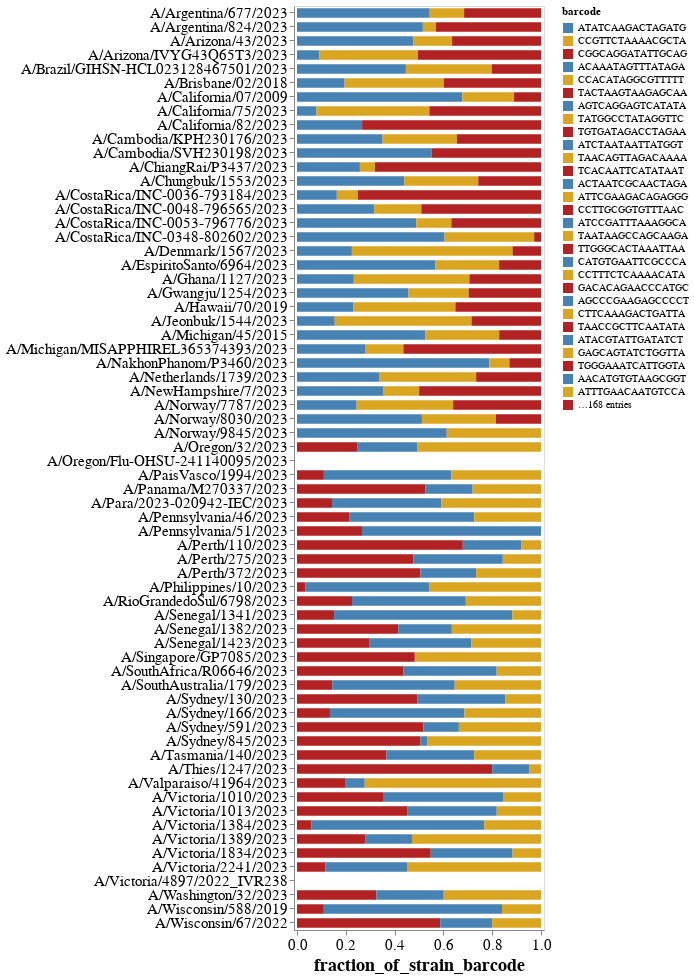

Notebook source saved alongside this figure:
### Code cell
assess_barcodebalancing.plot.barh(x="strain", y="fraction_of_strain_barcode", figsize = (6,40), log=False)


barcode_balance_chart = (
    alt.Chart(assess_barcodebalancing)
    .encode(
        alt.X("fraction_of_strain_barcode", scale=alt.Scale(nice=False, padding=3)),
        alt.Y(
            "strain",
            title=None,
            sort=sample_wells,
        ),
        alt.Color("barcode", sort=sorted(assess_barcodebalancing["strain"].unique())).scale(range = ['steelblue', 'goldenrod','firebrick']),
    )
    .mark_bar(height={"band": 0.75})
    .properties(
        height=alt.Step(14),
        width=250,
    )
    .configure_axis(grid=False,labelFontSize=15,titleFontSize=18,labelLimit=300)
)

barcode_balance_chart

### Figure 1 — Vega-Lite specification as saved in the notebook (floating-point values rounded to 4 significant figures; data arrays with more than 128 entries replaced by an {"elided": "..."} marker saying what was removed)
{"config": {"view": {"continuousWidth": 300, "continuousHeight": 300}, "axis": {"grid": false, "labelFontSize": 15, "labelLimit": 300, "titleFontSize": 18}}, "data": {"name": "data-c38e3ad2dbd2c877ac433edb728b6fda"}, "mark": {"type": "bar", "height": {"band": 0.75}}, "encoding": {"color": {"field": "barcode", "scale": {"range": ["steelblue", "goldenrod", "firebrick"]}, "sort": ["A/Argentina/677/2023", "A/Argentina/824/2023", "A/Arizona/43/2023", "A/Arizona/IVYG43Q65T3/2023", "A/Brazil/GIHSN-HCL023128467501/2023", "A/Brisbane/02/2018", "A/California/07/2009", "A/California/75/2023", "A/California/82/2023", "A/Cambodia/KPH230176/2023", "A/Cambodia/SVH230198/2023", "A/ChiangRai/P3437/2023", "A/Chungbuk/1553/2023", "A/CostaRica/INC-0036-793184/2023", "A/CostaRica/INC-0048-796565/2023", "A/CostaRica/INC-0053-796776/2023", "A/CostaRica/INC-0348-802602/2023", "A/Denmark/1567/2023", "A/EspiritoSanto/6964/2023", "A/Ghana/1127/2023", "A/Gwangju/1254/2023", "A/Hawaii/70/2019", "A/Jeonbuk/1544/2023", "A/Michigan/45/2015", "A/Michigan/MISAPPHIREL365374393/2023", "A/NakhonPhanom/P3460/2023", "A/Netherlands/1739/2023", "A/NewHampshire/7/2023", "A/Norway/7787/2023", "A/Norway/8030/2023", "A/Norway/9845/2023", "A/Oregon/32/2023", "A/Oregon/Flu-OHSU-241140095/2023", "A/PaisVasco/1994/2023", "A/Panama/M270337/2023", "A/Para/2023-020942-IEC/2023", "A/Pennsylvania/46/2023", "A/Pennsylvania/51/2023", "A/Perth/110/2023", "A/Perth/275/2023", "A/Perth/372/2023", "A/Philippines/10/2023", "A/RioGrandedoSul/6798/2023", "A/Senegal/1341/2023", "A/Senegal/1382/2023", "A/Senegal/1423/2023", "A/Singapore/GP7085/2023", "A/SouthAfrica/R06646/2023", "A/SouthAustralia/179/2023", "A/Sydney/130/2023", "A/Sydney/166/2023", "A/Sydney/591/2023", "A/Sydney/845/2023", "A/Tasmania/140/2023", "A/Thies/1247/2023", "A/Valparaiso/41964/2023", "A/Victoria/1010/2023", "A/Victoria/1013/2023", "A/Victoria/1384/2023", "A/Victoria/1389/2023", "A/Victoria/1834/2023", "A/Victoria/2241/2023", "A/Victoria/4897/2022_IVR238", "A/Washington/32/2023", "A/Wisconsin/588/2019", "A/Wisconsin/67/2022"], "type": "nominal"}, "x": {"field": "fraction_of_strain_barcode", "scale": {"nice": false, "padding": 3}, "type": "quantitative"}, "y": {"field": "strain", "sort": ["none (A2)", "none (A2)", "none (A2)", "none (A2)", "none (A1)", "none (A1)", "none (A1)", "none (A1)", "none (B1)", "none (B1)", "none (B1)", "none (B1)", "none (B2)", "none (B2)", "none (B2)", "none (B2)", "none (C2)", "none (C2)", "none (C2)", "none (C2)", "none (C1)", "none (C1)", "none (C1)", "none (C1)", "none (D2)", "none (D2)", "none (D2)", "none (D2)", "none (D1)", "none (D1)", "none (D1)", "none (D1)", "none (E1)", "none (E1)", "none (E1)", "none (E1)", "none (E2)", "none (E2)", "none (E2)", "none (E2)", "none (F2)", "none (F2)", "none (F2)", "none (F2)", "none (F1)", "none (F1)", "none (F1)", "none (F1)", "none (G2)", "none (G2)", "none (G2)", "none (G2)", "none (G1)", "none (G1)", "none (G1)", "none (G1)", "none (H1)", "none (H1)", "none (H1)", "none (H1)", "none (H2)", "none (H2)", "none (H2)", "none (H2)"], "title": null, "type": "nominal"}}, "height": {"step": 14}, "width": 250, "$schema": "https://vega.github.io/schema/vega-lite/v5.16.3.json", "datasets": {"data-c38e3ad2dbd2c877ac433edb728b6fda": {"elided": "197 records"}}}
